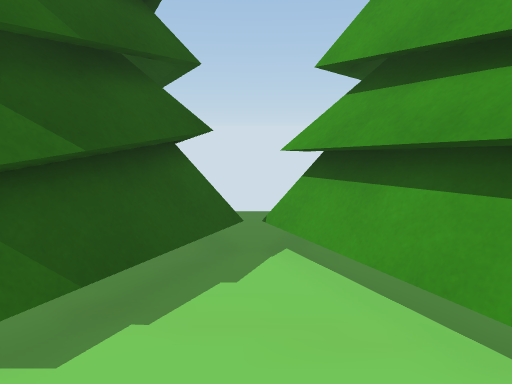
View 1 (above)

19 first-person views from a walk through a 3-D level made in the Unity game engine. The camera is 1.5 m above the floor, tilts 10° down and sees 70° across. The floor is counted in squares, 0.5 m on a side. Each view is taken from the middle of a square. On the plan, view 1 faces up. The plan holds only what a view shows up to about 20 squares ahead; the rest is blank. The place goes on beyond the plan. Some animated figures are left out. Some surface patterns are stand-ins.

View 2
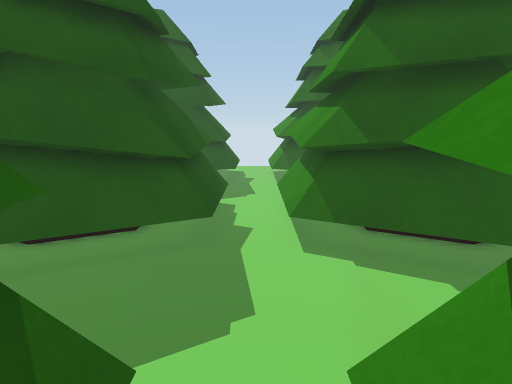

View 3
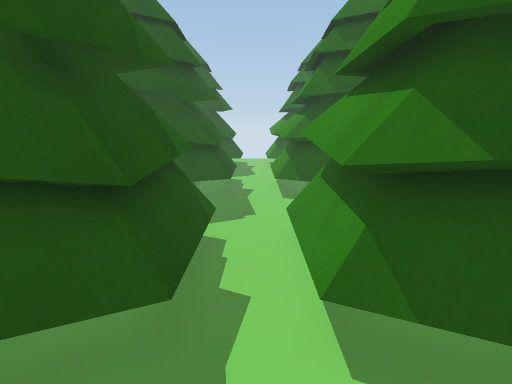

View 4
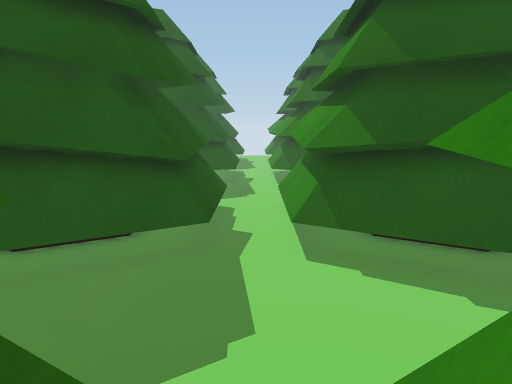

View 5
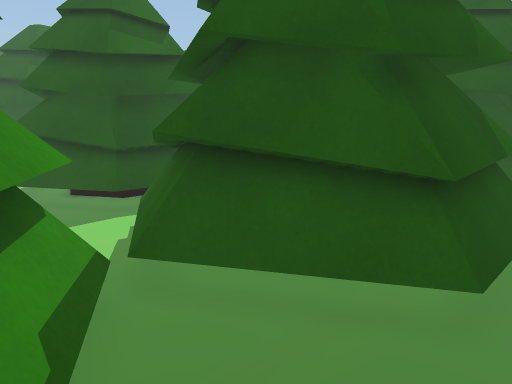

View 6
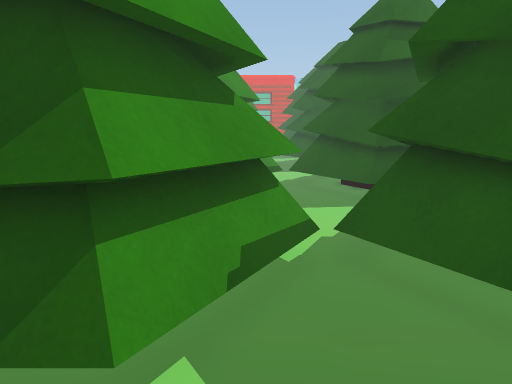

View 7
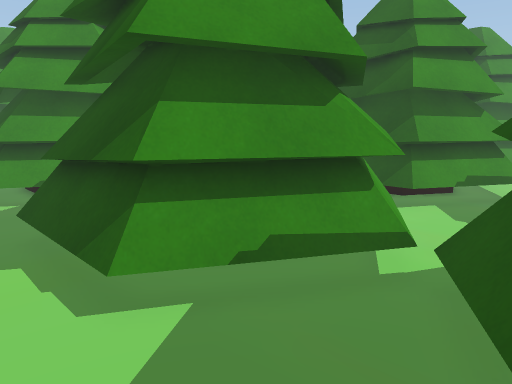

View 8
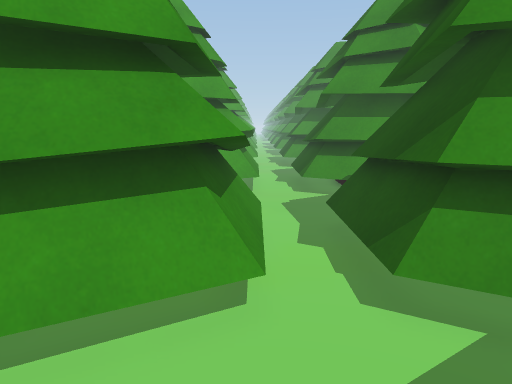

View 9
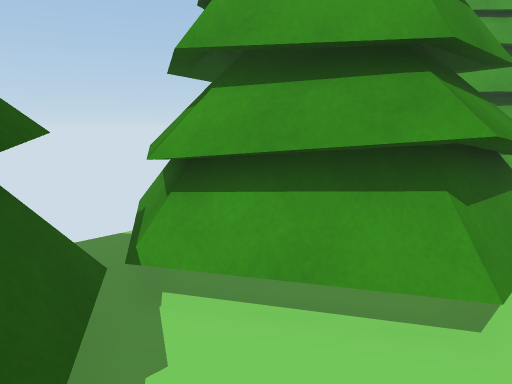

View 10
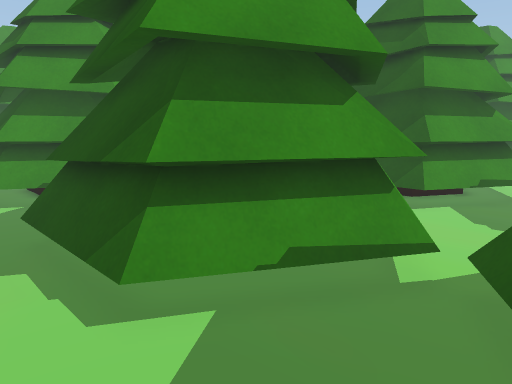

View 11
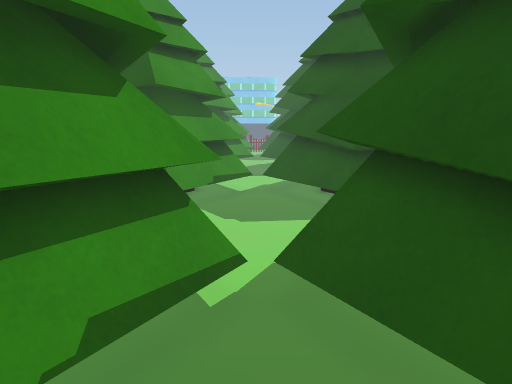

View 12
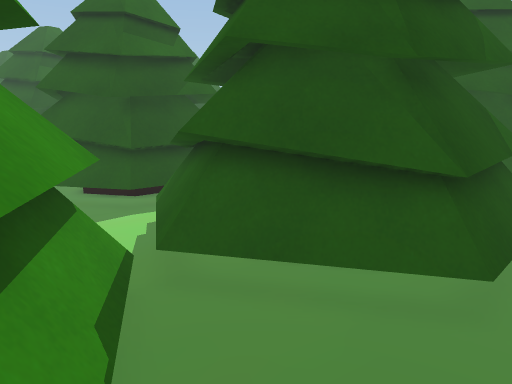

View 13
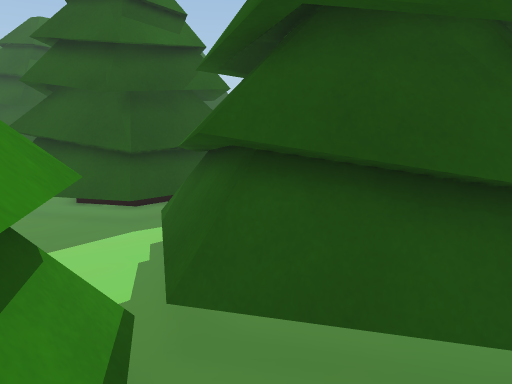

View 14
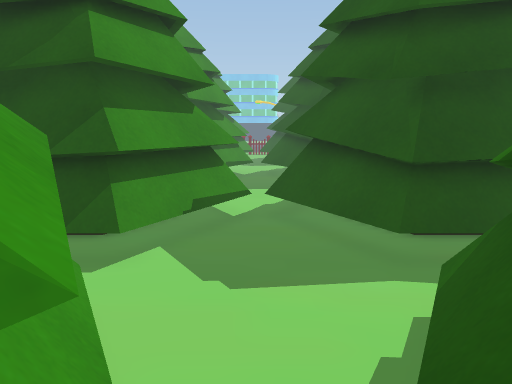

View 15
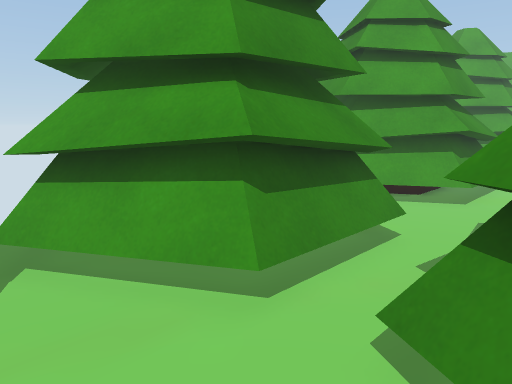

View 16
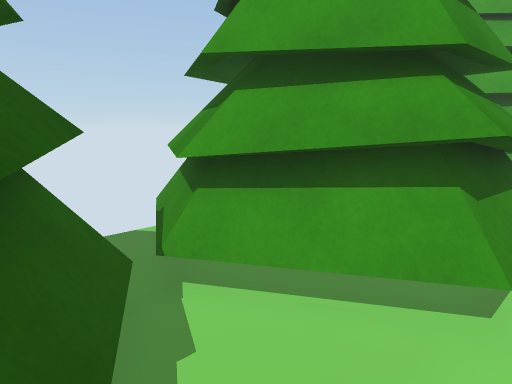

View 17
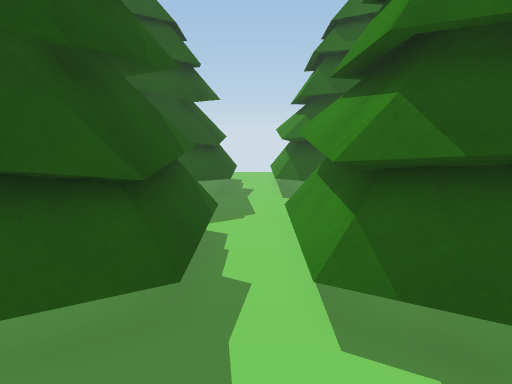

View 18
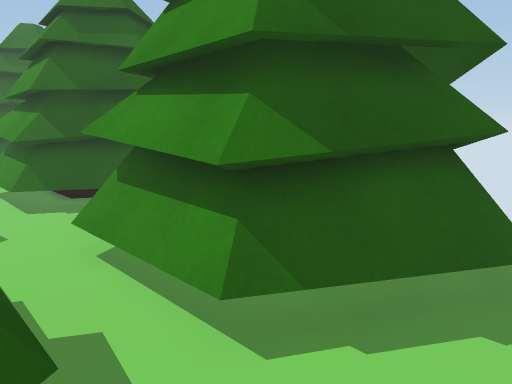

View 19
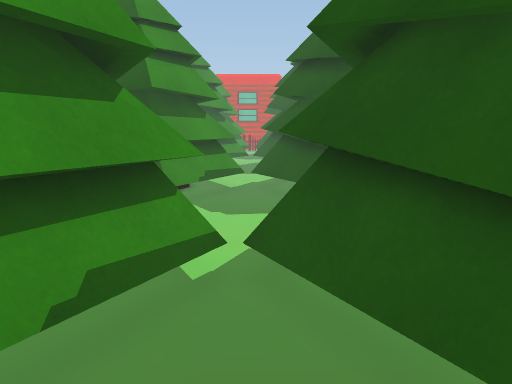

### Floor plan
Key: @ floor where view 1 was taken; . floor; T tree; O other object.
Columns run from 8 left of view 1 to 19 right of it. Each row starts with its distance up from view 1.
 10    TTTTT TTTT   TTT TTTTT
  9     TTTT.TTT    TTTTTTTTT
  8    TTTTT.TTT    TTTTTTTTT
  7  TTTTTTT.TTTTTTTTTT..TTTTTTT
  6 TTTTTTT...TTTTTTTTT..TTTTTTT
  5 TTTTTT....TTTTTTTT....TTTTTT
  4 TTTTTT.....TTTTTT.....TTTTTT
  3 ............................
  2 TTTTTT.....TTTTTT......TTTTT
  1 TTTTTT.....TTTTTTT....TTTTTT
  0 TTTTTTT.@.TTTTTTTT...TTTTTTT
 -1 TTTTTTT..TTTTTTTTTT..TTTTTTT
 -2    TTTTT.TTTT   TTTTTTTTT
 -3     TTTT.TTT    TTTTTTTT
 -4     TTTT.TTTT  TTTT.TTTT
 -5    TTTT..TTTT  TTTT..TTTT
 -6    TTTT...TTT  TTT... TTT
 -7    TTT.....TT  TTT....TT
 -8      .......     ......
 -9     .........   ........
-10   TTTT.....TTTTTTT....TTTT
-11 TTTTTTT...TTTTTTTT....TTTTTT
-12 TTTTTTT...TTTTTTTTT..TTTTTT
-13 TTTTTTTT.TTTTTTTTTT..TTTTTTT
-14     TTTT.TTTT  TTTTTTTTTT
-15     TTT . TT    TT   TTT
-16      T  . TT    TT    TT
-17      T ..
-18        ..
-19         .
-20
-21
-22     TT     OO
-23     TT

Positions as (right, up) in squares from view 1, and headings:
1: (0, 0), facing up
2: (6, 3), facing left
3: (13, 3), facing left
4: (17, 3), facing left
5: (14, 3), facing down-left
6: (13, 5), facing down
7: (9, 4), facing down-right
8: (9, 4), facing right
9: (9, 3), facing up-right
10: (-2, 4), facing down-right
11: (0, 3), facing down
12: (3, 3), facing down-left
13: (2, 1), facing down-left
14: (0, -2), facing down
15: (-1, 0), facing up-right
16: (-3, 3), facing up-right
17: (2, 3), facing left
18: (12, 1), facing up-left
19: (11, 4), facing down
